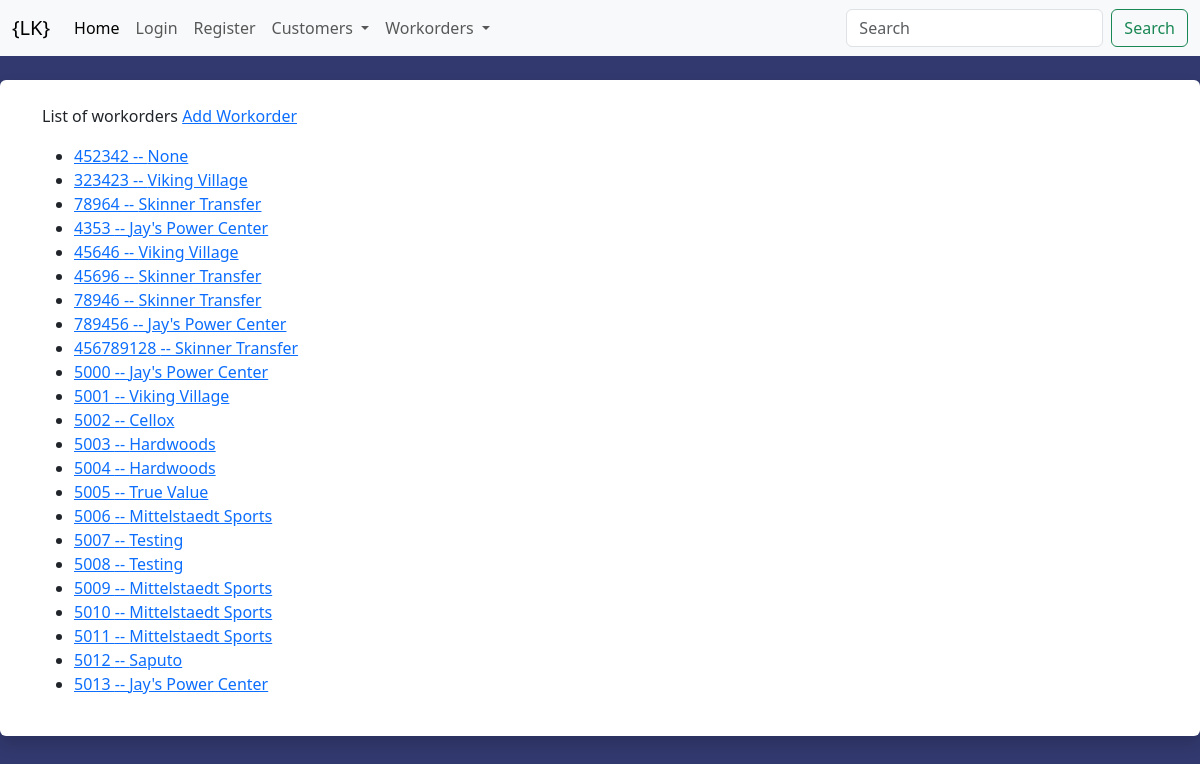
Before: /workorders/workorders/ with the older database file.
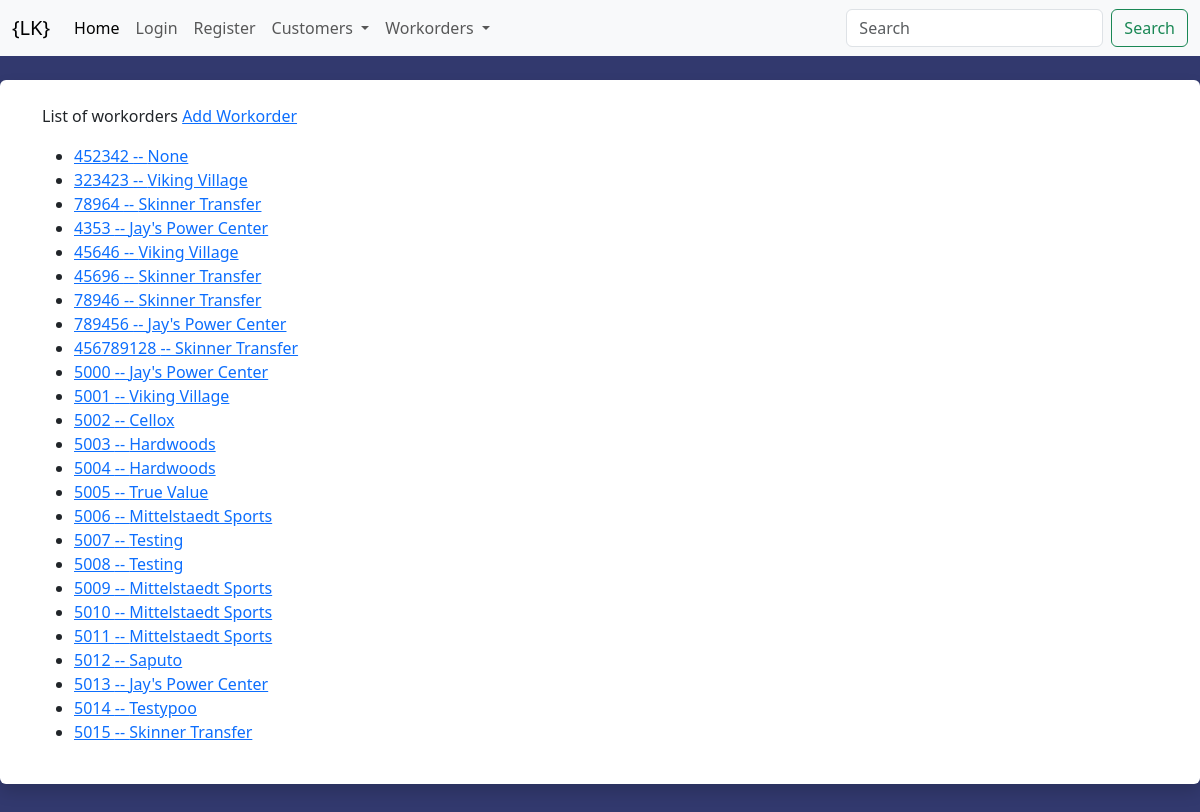
After: the same page with the newer database file.
### workorders/models.py (models this page shows, shortened)
class Workorder(models.Model):
    customer = models.ForeignKey(Customer, blank=False, null=False, on_delete=models.CASCADE, related_name='workorders')
    contact = models.ForeignKey(Contact, blank=True, null=True, on_delete=models.SET_NULL)
    hr_customer = models.CharField('Customer Name', max_length=100, blank=True, null=True,)
    hr_contact = models.CharField('Contact Name', max_length=100, blank=True, null=True,)
    workorder = models.CharField('Workorder', max_length=100, blank=False, null=False, unique=True)
    internal_company = models.CharField('Internal Company', choices=[('LK Design', 'LK Design'), ('Krueger Printing', 'Krueger Printing')], max_length=100, blank=False, null=False)
    description = models.CharField('Description', max_length=100, blank=True, null=True)
    deadline = models.DateField('Deadline', blank=True, null=True)
    po_number = models.CharField('PO Number', max_length=100, blank=True, null=True)
    budget = models.CharField('Budget', max_length=100, blank=True, null=True)
    quoted_price = models.CharField('Quoted Price', max_length=100, blank=True, null=True)
    original_order = models.CharField('Original Order', max_length=100, blank=True, null=True)
    lk_workorder = models.CharField('LK Workorder', max_length=100, blank=True, null=True)
    printleader_workorder = models.CharField('Printleader', max_length=100, blank=True, null=True)
    def get_absolute_url(self):
        return reverse("workorders:overview", kwargs={"id": self.workorder})

### workorders/views.py (the view)
# urls.py: path("workorders/", workorder_list, name='workorder_list'),
def workorder_list(request):
    workorder = Workorder.objects.all().exclude(workorder=1111)
    context = {
        'workorders': workorder,
    }
    return render(request, 'workorders/list.html', context)

### templates/workorders/list.html
{% extends "base.html" %}
{% load crispy_forms_tags %}
{% block content %}
List of workorders
<a href="{% url 'workorders:createbase' %}">Add Workorder</a>
<p><ul>
    {% for x in  workorders %}
    <li><a href='{{ x.get_absolute_url }}'>{{ x.workorder }} -- {{ x.hr_customer }}</a></li>
    {% endfor %}
    </ul></p>
{% endblock content %}

Changed rows visible on the page:
added Workorder: workorder "5014", hr_customer "Testypoo"
added Workorder: workorder "5015", hr_customer "Skinner Transfer"
